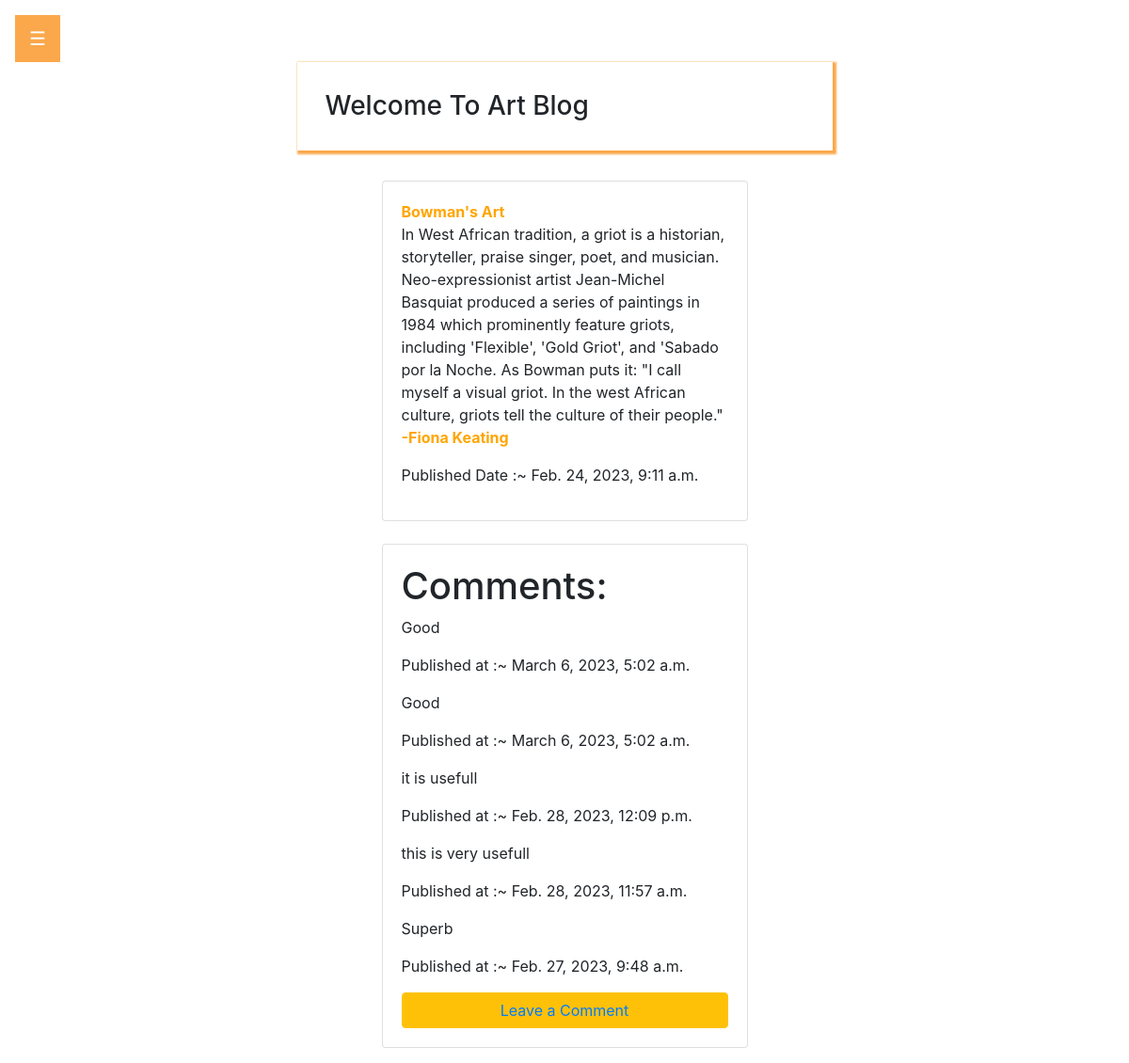
Page /blog/blogs/5/ on the committed database.
### blog/models.py (models this page shows, shortened)
class BaseModel(models.Model):
    created_at = models.DateTimeField(auto_now_add=True)
    class Meta:
        abstract = True
        ordering = ['-created_at']

class Blog(BaseModel):
    author = models.ForeignKey(Author, on_delete=models.CASCADE,related_name='blogs')
    title = models.CharField(max_length=100)
    blog_content = models.TextField()

class Author(models.Model):
    name = models.CharField(max_length=100,null=False)
    about_author = models.TextField()
    def __str__(self):
        return self.name

class Comment(BaseModel):
    blog = models.ForeignKey(Blog, on_delete=models.CASCADE,related_name='comments')
    comment_content = models.TextField()

### blog/views.py (the view)
# urls.py: path("blogs/<int:pk>/", BlogDetailView.as_view(), name="blogdetail"),
class BlogDetailView(DetailView):
    model = Blog
    context_object_name = 'blog'

### blog/templates/blog/blog_detail.html (shortened to what this page needs)
{% extends "base.html" %}
{% block content %}
<div class="card">
        <span>{{blog.title}}</span>
        <p>{{blog.blog_content}} <span>-{{blog.author}}</span></p>
        <p>Published Date :~ {{blog.created_at}}</p>
</div><br>
<div class="card">
    <h1>Comments:</h1>
        {% for comment in blog.comments.all %}
            <p>{{comment.comment_content}}</p>
            <p>Published at :~ {{comment.created_at}}</p>
        {% endfor %}
        <button type="submit" class="btn btn-warning"><a href=" {% url 'comment' blog.id %}">Leave a Comment</a></button>
</div>
{% endblock content %}

### blog/static/stylesheet.css (style rules this page uses)
body { font-family: "Lato", sans-serif; }

### blog/templates/blog/blog_detail.html (style rules this page uses)
.card { padding:20px; margin:0 90px 0 90px; }
span { color:orange; font-weight:bolder; }

### rows in the picture
Blog: title "Bowman's Art", blog_content "In West African tradition, a griot is a historian, storyteller, praise singer, poet, and musician. Neo-expressionist artist Jean-Michel Basquiat produced a series of paintings in 1984 which prominently feature griots, including 'Flexible', 'Gold Griot', and 'Sabado por la Noche. As Bowman puts it: \"I call myself a visual griot. In the west African culture, griots tell the culture of their people.\"", author "Fiona Keating", created_at "Feb. 24, 2023, 9:11 a.m."
Comment: comment_content "Good", created_at "March 6, 2023, 5:02 a.m."
Comment: comment_content "Good", created_at "March 6, 2023, 5:02 a.m."
Comment: comment_content "it is usefull", created_at "Feb. 28, 2023, 12:09 p.m."
Comment: comment_content "this is very usefull", created_at "Feb. 28, 2023, 11:57 a.m."
Comment: comment_content "Superb", created_at "Feb. 27, 2023, 9:48 a.m."
